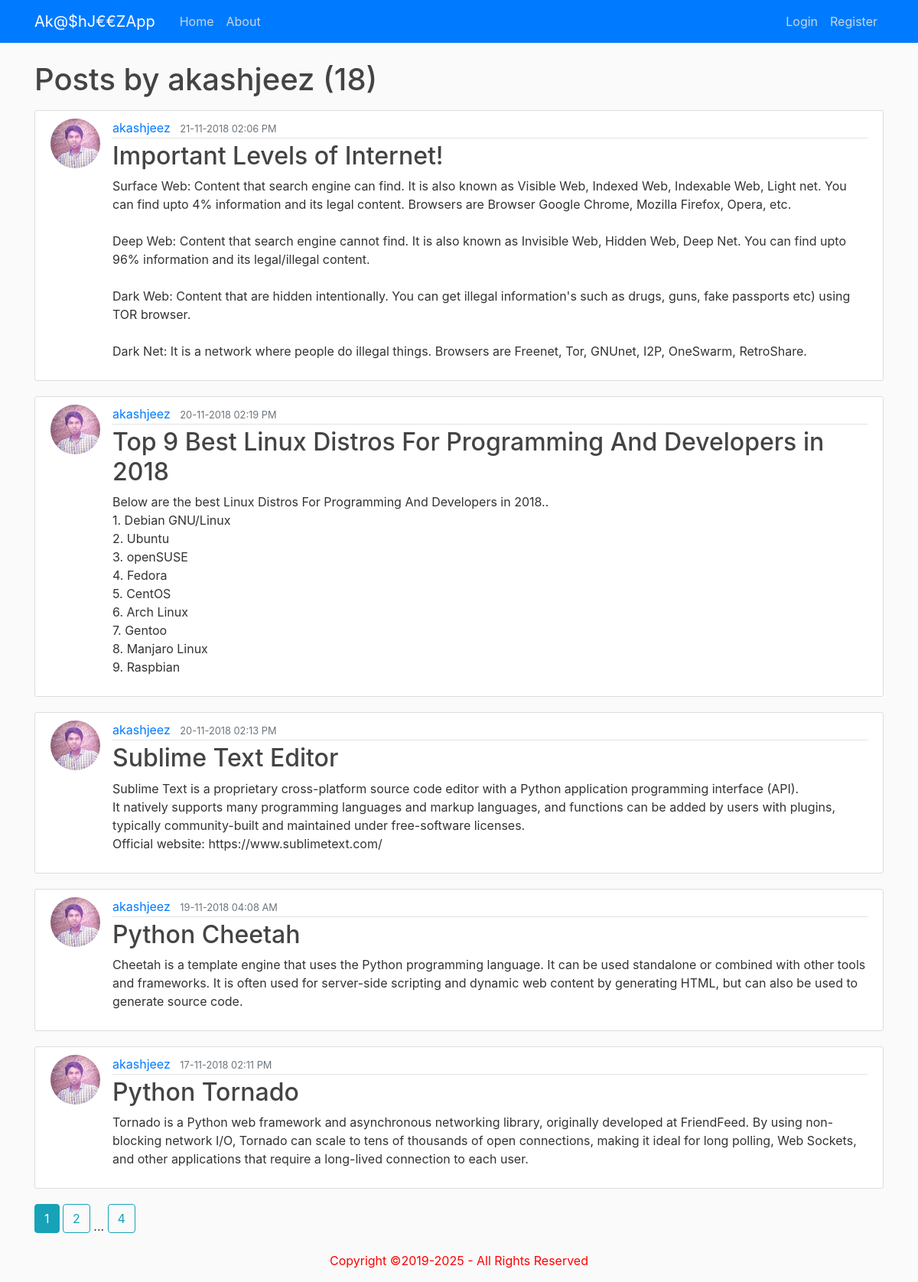
/user/akashjeez, run on the app's committed database.
### flaskapp.py (models this page shows, shortened)
class User(db.Model, UserMixin):
	id = db.Column(db.Integer, primary_key=True)
	username = db.Column(db.String(20), unique=True, nullable=False)
	email = db.Column(db.String(50), unique=True, nullable=False)
	image_file = db.Column(db.String(20), nullable=False, default='default.jpg')
	password = db.Column(db.String(60), nullable=False)
	posts = db.relationship('Post', backref='author', lazy=True)

class Post(db.Model):
	id = db.Column(db.Integer, primary_key=True)
	title = db.Column(db.String(70), nullable=False)
	date_posted = db.Column(db.DateTime, nullable=False, default=datetime.utcnow)
	content = db.Column(db.Text, nullable=False)
	user_id = db.Column(db.Integer, db.ForeignKey('user.id'), nullable=False)

### flaskapp.py (the view)
@app.route('/user/<string:username>')
def user_posts(username):
	page = request.args.get('page', 1, type=int)
	user = User.query.filter_by(username=username).first_or_404()
	posts = Post.query.filter_by(author=user)\
			.order_by(Post.date_posted.desc())\
			.paginate(page=page, per_page=5)
	return render_template('user_posts.html', posts = posts, user = user)

### templates/user_posts.html
{% extends 'layout.html' %}
{% block content %}
  	<h1 class='mb-3'> Posts by {{ user.username}} ({{ posts.total}}) </h1>
      {% for post in posts.items %}
        <article class="media content-section">
          <img class='rounded-circle article-img' src="{{ url_for('static', filename = 'profile_pics/' + post.author.image_file) }}">
          <div class="media-body">
            <div class="article-metadata">
              <a class="mr-2" href="{{ url_for('user_posts', username=post.author.username) }}"> {{ post.author.username }} </a>
              <small class="text-muted"> {{ post.date_posted.strftime('%d-%m-%Y %I:%M %p') }} </small>
            </div>
            <h2> <a class="article-title" href="{{ url_for('post', post_id=post.id) }}"> {{ post.title }} </a></h2>
            <p class="article-content"> {{ post.content }} </p>
          </div>
        </article>
      {% endfor %}
    {% for page_num in posts.iter_pages(left_edge=1, right_edge=1, left_current=1, right_current=2) %}
    	{% if page_num %}
    		{% if posts.page == page_num %}
    			<a class='btn btn-info mb-4' href="{{ url_for('user_posts', username=user.username, page=page_num) }}"> {{ page_num }} </a>
    		{% else %}
    			<a class='btn btn-outline-info mb-4' href="{{ url_for('user_posts',  username=user.username, page=page_num) }}"> {{ page_num }} </a>
    		{% endif %}
    	{% else %}
            ...
    	{% endif %}
    {% endfor %}
{% endblock %}

### static/main.css (style rules this page uses)
body { background: #fafafa; color: #333333; margin-top: 5rem; }
h1, h2, h3, h4, h5, h6 { color: #444444; }
.content-section { background: #ffffff; padding: 10px 20px; border: 1px solid #dddddd; border-radius: 3px; margin-bottom: 20px; }
.article-title { color: #444444; }
.article-content { white-space: pre-line; }
.article-img { height: 65px; width: 65px; margin-right: 16px; }
.article-metadata { padding-bottom: 1px; margin-bottom: 4px; border-bottom: 1px solid #e3e3e3 }

### data on the page
User: username "akashjeez"
Post: image_file (picture), author.username "akashjeez", date_posted "21-11-2018 02:06 PM", title "Important Levels of Internet!", content "Surface Web: Content that search engine can find. It is also known as Visible Web, Indexed Web, Indexable Web, Light net. You can find upto 4% information and its legal content. Browsers are Browser Google Chrome, Mozilla Firefox, Opera, etc. Deep Web: Content that search engine cannot find. It is also known as Invisible Web, Hidden Web, Deep Net. You can find upto 96% information and its legal/illegal content. Dark Web: Content that are hidden intentionally. You can get illegal information's such as drugs, guns, fake passports etc) using TOR browser. Dark Net: It is a network where people do illegal things. Browsers are Freenet, Tor, GNUnet, I2P, OneSwarm, RetroShare."
Post: image_file (picture), author.username "akashjeez", date_posted "20-11-2018 02:19 PM", title "Top 9 Best Linux Distros For Programming And Developers in 2018", content "Below are the best Linux Distros For Programming And Developers in 2018.. 1. Debian GNU/Linux 2. Ubuntu 3. openSUSE 4. Fedora 5. CentOS 6. Arch Linux 7. Gentoo 8. Manjaro Linux 9. Raspbian"
Post: image_file (picture), author.username "akashjeez", date_posted "20-11-2018 02:13 PM", title "Sublime Text Editor", content "Sublime Text is a proprietary cross-platform source code editor with a Python application programming interface (API). It natively supports many programming languages and markup languages, and functions can be added by users with plugins, typically community-built and maintained under free-software licenses. Official website: https://www.sublimetext.com/"
Post: image_file (picture), author.username "akashjeez", date_posted "19-11-2018 04:08 AM", title "Python Cheetah", content "Cheetah is a template engine that uses the Python programming language. It can be used standalone or combined with other tools and frameworks. It is often used for server-side scripting and dynamic web content by generating HTML, but can also be used to generate source code."
Post: image_file (picture), author.username "akashjeez", date_posted "17-11-2018 02:11 PM", title "Python Tornado", content "Tornado is a Python web framework and asynchronous networking library, originally developed at FriendFeed. By using non-blocking network I/O, Tornado can scale to tens of thousands of open connections, making it ideal for long polling, Web Sockets, and other applications that require a long-lived connection to each user."

### other printed values
{{ posts.total }} "18"
{{ page_num }} "1"
{{ page_num }} "2" "4"
